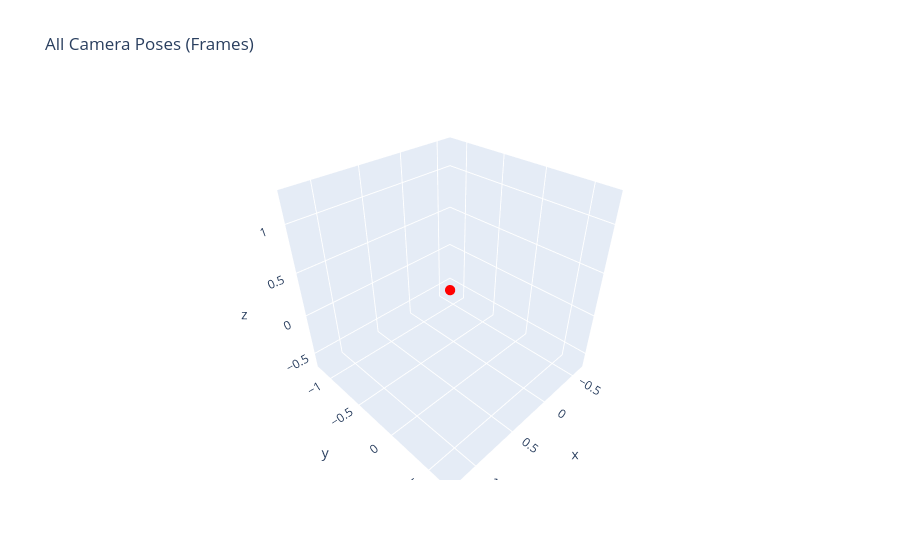

Here is the notebook cell this chart was saved with:
### Code cell
# actual tcp poses
tcp_actions = np.array(all_tcp_pose)
tcp_actions_mat = pose_to_mat(tcp_actions)
plot_traj(tcp_actions_mat)

### Figure 1 — Plotly figure (JSON) as saved in the notebook; plotly's stock layout.template omitted (floating-point values rounded to 4 significant figures)
{"data": [{"marker": {"color": "green", "size": 6}, "mode": "markers", "showlegend": false, "type": "scatter3d", "x": [0.3088], "y": [-0.2474], "z": [0.311]}, {"marker": {"color": "black", "size": 2}, "mode": "markers", "showlegend": false, "type": "scatter3d", "x": [0.3088], "y": [-0.2474], "z": [0.311]}, {"marker": {"color": "red", "size": 6}, "mode": "markers", "showlegend": false, "type": "scatter3d", "x": [0.3088], "y": [-0.2474], "z": [0.311]}], "layout": {"scene": {"aspectmode": "data"}, "title": {"text": "All Camera Poses (Frames)"}}}
